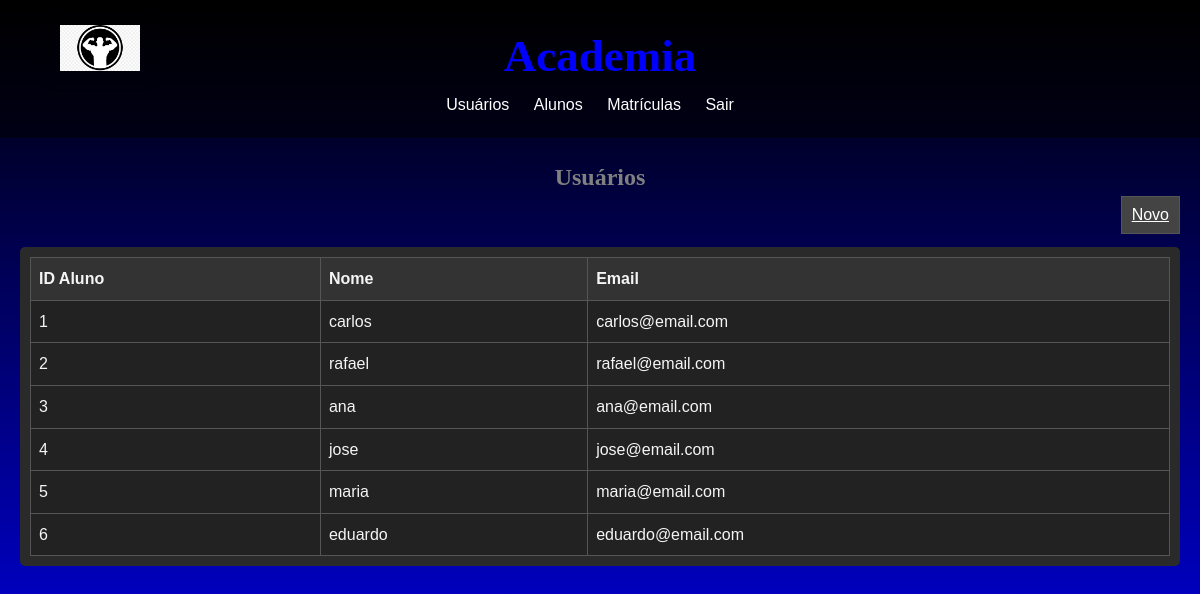
The page /views/alunos.php (signed in) on the database its author committed.
### tables this page shows
CREATE TABLE `alunos` (
  `id_aluno` int(11) NOT NULL AUTO_INCREMENT,
  `nome` varchar(50) DEFAULT NULL,
  `email` varchar(50) DEFAULT NULL,
  `cpf` varchar(11) DEFAULT NULL,
  PRIMARY KEY (`id_aluno`)
);

### models/connection.php (called while the page is built)
<?php
abstract class Conn{
    public function __construct(protected $db=null){
        $this->db = new PDO('mysql:host=localhost;dbname=gestao_academia;','root','');
    }
}
?>

### models/alunoDAO.php (called while the page is built, shortened)
<?php
    class AlunoDAO extends Conn{
        public function getAllAlunos(){
            $query = 'select * from alunos';
            $stm = $this->db->prepare($query);
            $stm->execute();
            $this->db=null;
            return $stm->fetchAll(PDO::FETCH_OBJ);
        }
    }
?>

### views/alunos.php (the view, shortened to what this page needs)
<?php
  require_once '../models/connection.php';
  require_once '../models/alunoDAO.php';
  $alunoDAO = new AlunoDAO();
  $alunos = $alunoDAO->getAllAlunos();
?>
<!DOCTYPE html>
<html lang="pt-br">
<head>
    <link rel="stylesheet" href="styles.css">
    <link rel="stylesheet" href="https://cdnjs.cloudflare.com/ajax/libs/font-awesome/5.15.4/css/all.min.css">
</head>
<body>
    <div class="icone-voltar" onclick="window.location.href='index.html'">
        <img class="logotipo" src="imagens/logo.png" alt="Voltar para o Início" width="80px">
    </div>
    <header>
        <h1>Academia</h1>
        <?php require_once 'nav.php';?>
    </header>
    <main>
    <section class="table_sql" id="usuarios">
        <h2>Usuários</h2>
        <a href="cadastro_aluno.php" class="new">Novo</a>
        <br><br>
        <div class="table_container">
            <table>
                <thead>
                    <tr>
                        <th>ID Aluno</th>
                        <th>Nome</th>
                        <th>Email</th>
                    </tr>
                </thead>
                <tbody>
                    <?php foreach($alunos as $aluno): ?>
                        <tr>
                            <td><?= $aluno->id_aluno ?></td>
                            <td><?= $aluno->nome ?></td>
                            <td><?= $aluno->email ?></td>
                        </tr>
                    <?php endforeach; ?>
                </tbody>
            </table>
        </div>
    </section>
    </main>
</body>
</html>

### views/nav.php
<nav>
    <ul>
        <li><a href="users.php" js="links_adm" data-table="usuarios">Usuários</a></li>
        <li><a href="alunos.php" js="links_adm" data-table="alunos">Alunos</a></li>
        <li><a href="matriculas.php" js="links_adm" data-table="matriculas">Matrículas</a></li>
        <li><a href="logout.php">Sair</a></li>
    </ul>
</nav>

### views/styles.css (style rules this page uses)
:root { --bg-color: #1a1a1a; --primary-color: #ffffff; --secondary-color: #333333; --text-color: #f5f5f5; --link-color: #dcdcdc; --structure-bg: #222222; --section-bg: #2a2a2a; --input-bg: #444444; --border-color: #555555; --second-bg-color: #0a0a0a; }
body, h1, h2, p, ul, li { margin: 0; padding: 0; }
body { font-family: Arial, sans-serif; line-height: 1.6; background: linear-gradient(to bottom, #000000, blue ); color: #fff; min-height: 100vh; }
h2 { color: var(--primary-color); }
.table_container { overflow-x: auto; margin-bottom: 20px; background-color: var(--section-bg); padding: 10px; border-radius: 5px; }
table { border-collapse: collapse; width: 100%; min-width: 800px; background-color: var(--structure-bg); color: var(--text-color); }
th, td { border: 1px solid var(--border-color); padding: 8px; }
th { background-color: var(--secondary-color); text-align: left; }
.new { background-color: var(--input-bg); color: var(--primary-color); border: 1px solid var(--border-color); padding: 5px 10px; cursor: pointer; float: right; }
header { background-color: rgba(0, 0, 0, 0.5); color: #fff; padding: 20px; text-align: center; }
nav ul { list-style: none; }
nav ul li { display: inline; margin-right: 20px; }
nav ul li a { color: #fff; text-decoration: none; }
main { padding: 20px; }
section { margin-bottom: 20px; }
section h2 { color: grey; font-family: Cambria, Cochin, Georgia, Times, 'Times New Roman', serif; }
h1 { color: blue; font-family: 'Cinzel', serif; font-size: 45px; }
h2 { font-family:'Arial Narrow Bold', sans-serif; text-align: center; }
.icone-voltar { position: absolute; top: 15px; left: 50px; z-index: 999; padding: 10px; box-shadow: 0 2px 4px rgba(0, 0, 0, 0.1); }

### rows shown on the page
alunos: id_aluno "1", nome "carlos", email "carlos@email.com"
alunos: id_aluno "2", nome "rafael", email "rafael@email.com"
alunos: id_aluno "3", nome "ana", email "ana@email.com"
alunos: id_aluno "4", nome "jose", email "jose@email.com"
alunos: id_aluno "5", nome "maria", email "maria@email.com"
alunos: id_aluno "6", nome "eduardo", email "eduardo@email.com"
